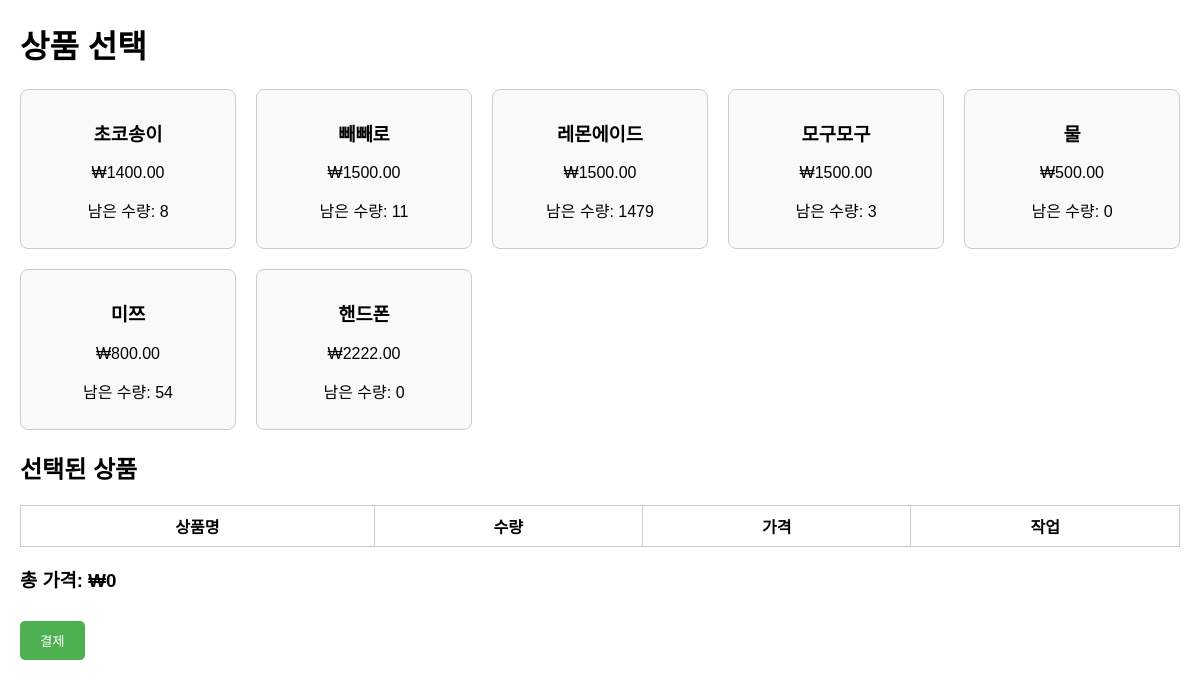
The page /first/manual/ on the database its author committed.
### first/models.py (models this page shows, shortened)
class Inventory(models.Model):
    name = models.CharField(max_length=100)  # 제품 이름
    quantity = models.PositiveIntegerField()  # 수량
    price = models.DecimalField(max_digits=10, decimal_places=2)  # 가격

### first/views.py (the view)
# urls.py: path('manual/', views.product_manual, name='product_manual'),
def product_manual(request):
    items = Inventory.objects.all()  # 재고 데이터 가져오기
    return render(request, 'product_manual.html', {'items': items})

### first/templates/product_manual.html (shortened to what this page needs)
<!DOCTYPE html>
<html lang="en">
<head>
    {% load static %}
    <link rel="stylesheet" href="{% static 'css/style_manual.css' %}">
</head>
<body>
    <h1>상품 선택</h1>
    <div class="grid-container">
        {% for item in items %}
        <div class="product-card" data-id="{{ item.id }}" data-name="{{ item.name }}" data-price="{{ item.price }}" data-quantity="{{ item.quantity }}">
            <h3>{{ item.name }}</h3>
            <p>₩{{ item.price }}</p>
            <p>남은 수량: {{ item.quantity }}</p>
        </div>
        {% endfor %}
    </div>
    <h2>선택된 상품</h2>
    <table id="selected-items">
        <thead>
            <tr>
                <th>상품명</th>
                <th>수량</th>
                <th>가격</th>
                <th>작업</th>
            </tr>
        </thead>
    </table>
    <h3>총 가격: ₩<span id="total-price">0</span></h3>
    <button id="checkout-button">결제</button>
</body>
</html>

### first/static/css/style_manual.css (style rules this page uses)
body { font-family: Arial, sans-serif; margin: 20px; padding: 0; }
.grid-container { display: grid; grid-template-columns: repeat(auto-fit, minmax(200px, 1fr)); gap: 20px; }
.product-card { border: 1px solid #ccc; border-radius: 8px; padding: 10px; text-align: center; background-color: #f9f9f9; cursor: pointer; }
table { width: 100%; border-collapse: collapse; margin-top: 20px; }
table th, table td { border: 1px solid #ccc; padding: 8px; text-align: center; }
button { margin-top: 10px; padding: 10px 20px; background-color: #4CAF50; color: white; border: none; border-radius: 5px; cursor: pointer; }

### rows shown on the page
Inventory: name "초코송이", price "1400.00", quantity "8"
Inventory: name "빼빼로", price "1500.00", quantity "11"
Inventory: name "레몬에이드", price "1500.00", quantity "1479"
Inventory: name "모구모구", price "1500.00", quantity "3"
Inventory: name "물", price "500.00", quantity "0"
Inventory: name "미쯔", price "800.00", quantity "54"
Inventory: name "핸드폰", price "2222.00", quantity "0"
